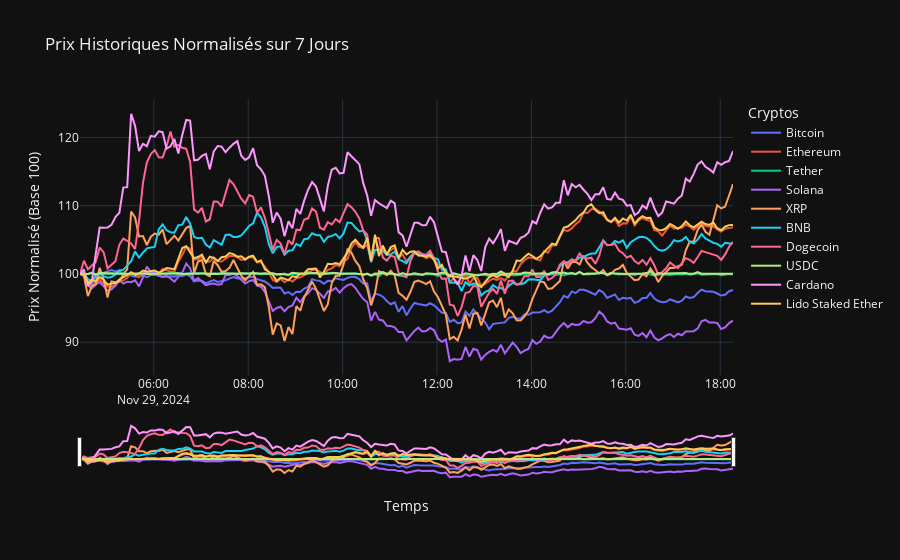

Notebook code cell kept with this figure:
### Code cell
import pandas as pd
from datetime import datetime, timedelta
import plotly.graph_objects as go
import requests

# URL de l'API CoinGecko
COINGECKO_API = "https://api.coingecko.com/api/v3/coins/markets"

# Fonction pour récupérer les données depuis l'API
def recuperer_donnees_crypto(devise="usd", nb_cryptos=10):
    params = {
        "vs_currency": devise,
        "order": "market_cap_desc",
        "per_page": nb_cryptos,
        "page": 1,
        "sparkline": "true",
        "price_change_percentage": "1h,24h,7d"
    }
    response = requests.get(COINGECKO_API, params=params)
    if response.status_code == 200:
        data = pd.DataFrame(response.json())
        return data
    else:
        print(f"Erreur {response.status_code} lors de la récupération des données.")
        return pd.DataFrame()

# Récupérer les données depuis l'API
df = recuperer_donnees_crypto(devise="usd", nb_cryptos=10)

# Vérification des données
if df.empty:
    print("Erreur : Aucun résultat n'a été récupéré.")
else:
    print("Données récupérées avec succès.")
    # Afficher les colonnes disponibles pour débuguer
    print("Colonnes disponibles :", df.columns)

    # Vérifier si la colonne sparkline_in_7d est présente
    if "sparkline_in_7d" not in df.columns:
        print("Erreur : La colonne 'sparkline_in_7d' est absente.")
    else:
        # Initialisation du graphique
        fig = go.Figure()

        # Ajout des données Sparkline au graphique
        for _, row in df.iterrows():
            sparkline_data = row["sparkline_in_7d"]
            if not sparkline_data or not isinstance(sparkline_data, dict) or "price" not in sparkline_data:
                print(f"Sparkline vide ou non valide pour {row['name']}.")
                continue

            sparkline = sparkline_data["price"]  # Liste des prix
            timestamps = [datetime.now() - timedelta(minutes=5 * (len(sparkline) - i)) for i in range(len(sparkline))]

            # Normaliser les données Sparkline (facultatif)
            sparkline_normalisee = [(price / sparkline[0]) * 100 for price in sparkline]

            # Ajout de la courbe au graphique
            fig.add_trace(go.Scatter(
                x=timestamps,
                y=sparkline_normalisee,
                mode="lines",
                name=row["name"],
                line=dict(width=2)
            ))

        # Mise en page du graphique
        fig.update_layout(
            title="Prix Historiques Normalisés sur 7 Jours",
            xaxis_title="Temps",
            yaxis_title="Prix Normalisé (Base 100)",
            legend_title="Cryptos",
            template="plotly_dark",
            xaxis=dict(rangeslider=dict(visible=True), type="date"),
            hovermode="x unified"
        )

        # Afficher le graphique
        fig.show()

### Figure 1 — Plotly figure (JSON) as saved in the notebook; plotly's stock layout.template omitted (floating-point values rounded to 4 significant figures; data arrays with more than 128 entries replaced by an {"elided": "..."} marker saying what was removed)
{"data": [{"line": {"width": 2}, "mode": "lines", "name": "Bitcoin", "type": "scatter", "x": {"elided": "167 str values"}, "y": {"elided": "167 float values"}}, {"line": {"width": 2}, "mode": "lines", "name": "Ethereum", "type": "scatter", "x": {"elided": "166 str values"}, "y": {"elided": "166 float values"}}, {"line": {"width": 2}, "mode": "lines", "name": "Tether", "type": "scatter", "x": {"elided": "167 str values"}, "y": {"elided": "167 float values"}}, {"line": {"width": 2}, "mode": "lines", "name": "Solana", "type": "scatter", "x": {"elided": "167 str values"}, "y": {"elided": "167 float values"}}, {"line": {"width": 2}, "mode": "lines", "name": "XRP", "type": "scatter", "x": {"elided": "167 str values"}, "y": {"elided": "167 float values"}}, {"line": {"width": 2}, "mode": "lines", "name": "BNB", "type": "scatter", "x": {"elided": "167 str values"}, "y": {"elided": "167 float values"}}, {"line": {"width": 2}, "mode": "lines", "name": "Dogecoin", "type": "scatter", "x": {"elided": "167 str values"}, "y": {"elided": "167 float values"}}, {"line": {"width": 2}, "mode": "lines", "name": "USDC", "type": "scatter", "x": {"elided": "166 str values"}, "y": {"elided": "166 float values"}}, {"line": {"width": 2}, "mode": "lines", "name": "Cardano", "type": "scatter", "x": {"elided": "167 str values"}, "y": {"elided": "167 float values"}}, {"line": {"width": 2}, "mode": "lines", "name": "Lido Staked Ether", "type": "scatter", "x": {"elided": "167 str values"}, "y": {"elided": "167 float values"}}], "layout": {"hovermode": "x unified", "legend": {"title": {"text": "Cryptos"}}, "title": {"text": "Prix Historiques Normalisés sur 7 Jours"}, "xaxis": {"rangeslider": {"visible": true}, "title": {"text": "Temps"}, "type": "date"}, "yaxis": {"title": {"text": "Prix Normalisé (Base 100)"}}}}
